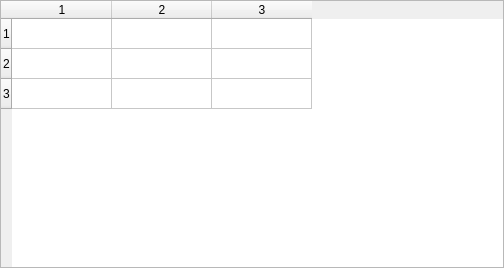
<?xml version="1.0" encoding="UTF-8"?>
<ui version="4.0">
 <class>QIssuesDockWidget</class>
 <widget class="QDockWidget" name="QIssuesDockWidget">
  <property name="geometry">
   <rect>
    <x>0</x>
    <y>0</y>
    <width>504</width>
    <height>268</height>
   </rect>
  </property>
  <property name="minimumSize">
   <size>
    <width>250</width>
    <height>183</height>
   </size>
  </property>
  <property name="styleSheet">
   <string notr="true">QDockWidget
{
color: white;
}

QDockWidget::title 
{
background-color: qlineargradient(spread:pad, x1:0, y1:0, x2:0, y2:1, stop:0 rgba(103, 93, 103, 255), stop:0.00985222 rgba(176, 166, 176, 255), stop:0.433498 rgba(127, 117, 127, 255), stop:0.448276 rgba(113, 103, 113, 255), stop:0.985222 rgba(112, 102, 112, 255), stop:1 rgba(79, 69, 79, 255));
text-align: center;
padding-left: 5px;
}
</string>
  </property>
  <property name="windowTitle">
   <string>Issues</string>
  </property>
  <widget class="QWidget" name="dockWidgetContents">
   <layout class="QVBoxLayout" name="verticalLayout">
    <property name="spacing">
     <number>-1</number>
    </property>
    <property name="margin">
     <number>0</number>
    </property>
    <item>
     <widget class="QTableWidget" name="errorTableWidget">
      <property name="alternatingRowColors">
       <bool>false</bool>
      </property>
      <property name="rowCount">
       <number>3</number>
      </property>
      <property name="columnCount">
       <number>3</number>
      </property>
      <row/>
      <row/>
      <row/>
      <column/>
      <column/>
      <column/>
     </widget>
    </item>
   </layout>
  </widget>
 </widget>
 <resources/>
 <connections/>
</ui>
